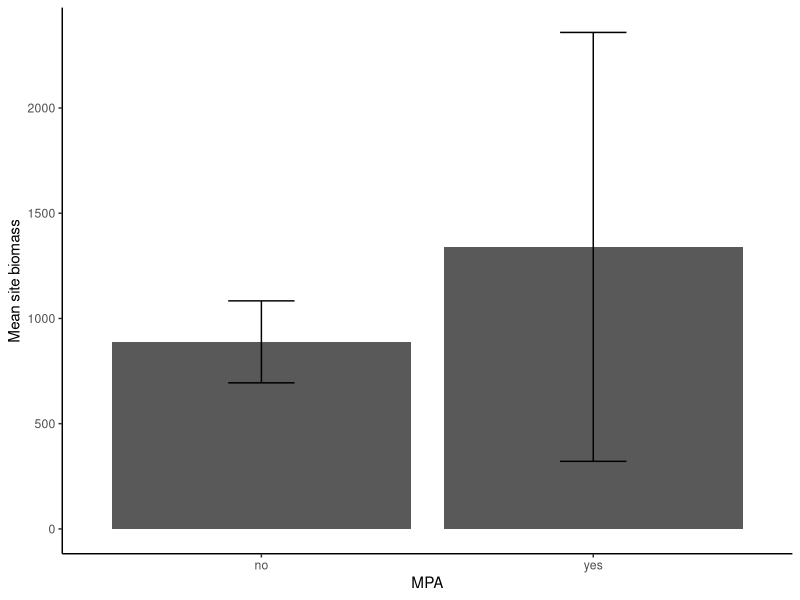
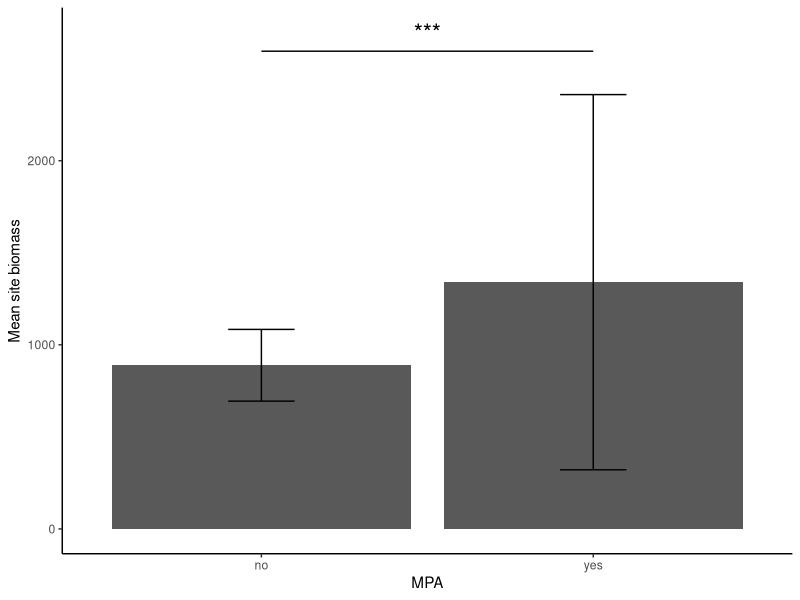
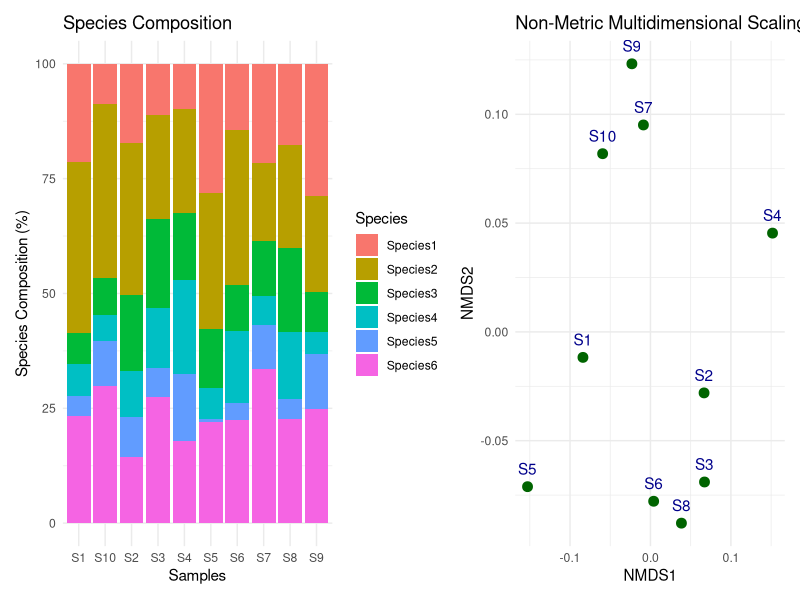
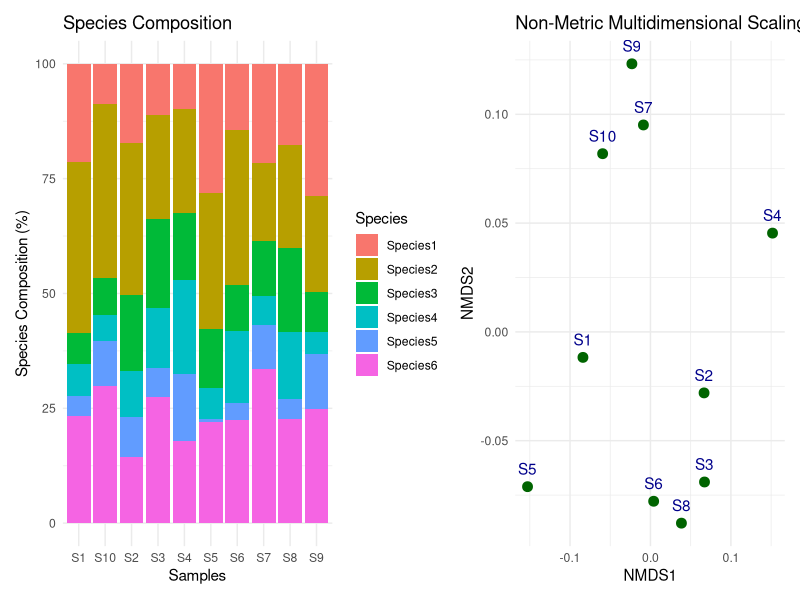
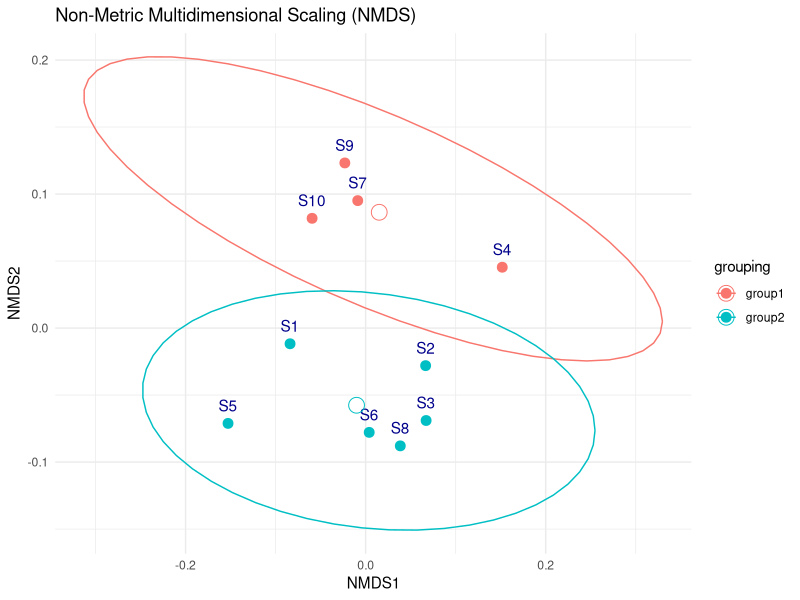

These figures' R source, in order:
## ---- chunk 1
#| echo: false

library(tidyverse)

example_data <- tibble::tibble(
  Date = c("2-Jan", "2-Jan", "2-Jan", "3-Jan", "3-Jan", "3-Jan", "4-Jan", "4-Jan", "4-Jan",
           "2-Jan", "2-Jan", "2-Jan", "3-Jan", "3-Jan", "3-Jan", "4-Jan", "4-Jan", "4-Jan"),
  MPA = c("yes", "yes", "yes", "yes", "yes", "yes", "yes", "yes", "yes",
          "no", "no", "no", "no", "no", "no", "no", "no", "no"),
  size_class = c(2.5, 5, 7.5, 2.5, 5, 7.5, 2.5, 5, 7.5, 
                 2.5, 5, 7.5, 2.5, 5, 7.5, 2.5, 5, 7.5),
  N = c(202, 97, 87, 55, 330, 698, 190, 50, 10,
        186, 22, 244, 696, 373, 120, 100, 90, 88),
  Richness = c(16, 20, 7, 13, 12, 13, 10, 3, 1,
               12, 9, 8, 10, 14, 8, 11, 2, 3)
)

# Summarising data before plotting
summary_data <- 
  example_data |> 
  drop_na() |> 
  mutate(weight = 0.01 * (size_class^3)) |> 
  mutate(biomass = weight * N) |> 
  summarise(total_biomass = sum(biomass), .by = c(Date, MPA)) |> 
  summarise(mean_biomass = mean(total_biomass), 
            sd_biomass = sd(total_biomass),
            n = n(),
            .by = c(MPA)) |> 
  mutate(se = sd_biomass / sqrt(n))


ggplot(summary_data, aes(x = MPA, y = mean_biomass)) +
  geom_col() +
  geom_errorbar(aes(ymin = mean_biomass - se, ymax = mean_biomass + se), width = 0.2) +
  theme_classic() +
  labs(y = "Mean site biomass")


## ---- chunk 2

y_star <- max(summary_data$mean_biomass + summary_data$se) * 1.1
y_line <- y_star + max(summary_data$se) * 0.1

ggplot(summary_data, aes(x = MPA, y = mean_biomass)) +
  geom_col() +
  geom_errorbar(aes(ymin = mean_biomass - se, ymax = mean_biomass + se), width = 0.2) +
  geom_segment(aes(x = 1, xend = 2, y = y_star, yend = y_star), linewidth = 0.5, data = tibble()) + 
  geom_text(aes(x = 1.5, y = y_line, label = "***"), size = 6, data = tibble()) +
  theme_classic() +
  labs(y = "Mean site biomass")

## ---- chunk 3
#| echo: false
#| error: false
#| warning: false
#| include: false

library(vegan)

set.seed(123)

species_data <- data.frame(
  Sample = paste0("S", 1:10),
  Species1 = sample(10:50, 10, replace = TRUE),
  Species2 = sample(20:70, 10, replace = TRUE),
  Species3 = sample(5:40, 10, replace = TRUE),
  Species4 = sample(5:30, 10, replace = TRUE),
  Species5 = sample(1:20, 10, replace = TRUE),
  Species6 = sample(15:60, 10, replace = TRUE)
)

species_percent <- 
  species_data %>%
  pivot_longer(cols = -Sample, names_to = "Species", values_to = "Abundance") %>%
  group_by(Sample) %>%
  mutate(Percentage = Abundance / sum(Abundance) * 100)

# one way to visualise spp compoisition data
bar_plot <- 
  ggplot(species_percent, aes(x = Sample, y = Percentage, fill = Species)) +
  geom_bar(stat = "identity", position = "stack") +
  theme_minimal() +
  labs(y = "Species Composition (%)", x = "Samples", title = "Species Composition")

# remove the sample name
nmds_data <- species_data[, -1]

nmds_result <- metaMDS(nmds_data, distance = "bray", k = 2, trymax = 100)

nmds_scores <- as.data.frame(nmds_result$points)
nmds_scores$Sample <- species_data$Sample  # Add sample labels

nmds_plot <- 
  ggplot(nmds_scores, aes(x = MDS1, y = MDS2, label = Sample)) +
  geom_point(color = "darkgreen", size = 3) +
  geom_text(vjust = -1, hjust = 0.5, color = "darkblue") +
  theme_minimal() +
  labs(x = "NMDS1", y = "NMDS2", title = "Non-Metric Multidimensional Scaling (NMDS)")

library(patchwork)
bar_plot + nmds_plot
## ---- chunk 4
bar_plot + nmds_plot
## ---- chunk 5

elps_center <- 
  nmds_scores %>% 
  mutate(grouping = case_when(Sample %in% c("S4", "S9", "S10", "S7") ~ "group1", 
         TRUE ~ "group2")) |> 
  summarise(MDS1 = mean(MDS1), 
            MDS2 = mean(MDS2), 
            .by = grouping) 
nmds_scores |> 
 mutate(grouping = case_when(Sample %in% c("S4", "S9", "S10", "S7") ~ "group1", 
         TRUE ~ "group2")) |> 
  ggplot(aes(x = MDS1, y = MDS2,  col = grouping)) +
  geom_point(size = 3) +
  geom_text(aes(label = Sample), vjust = -1, hjust = 0.5, color = "darkblue") +
  theme_minimal() +
  labs(x = "NMDS1", y = "NMDS2", title = "Non-Metric Multidimensional Scaling (NMDS)") +
  stat_ellipse(level = 0.95) + # adds ellipses (level default = 0.95)
  geom_point(data = elps_center, size = 5, pch = 21)

